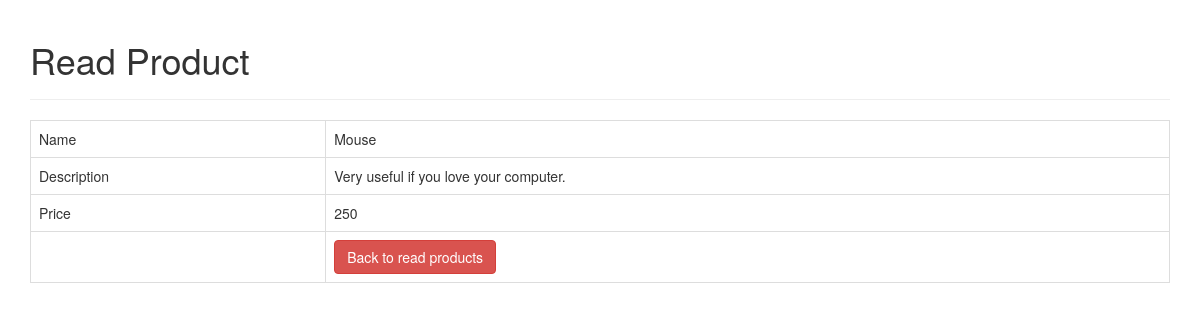
/read_one.php?id=6, run on the app's committed database.
### tables this page shows
CREATE TABLE IF NOT EXISTS `products` (
  `id` int(11) NOT NULL AUTO_INCREMENT,
  `name` varchar(128) NOT NULL,
  `description` text NOT NULL,
  `price` double NOT NULL,
  `created` datetime NOT NULL,
  `modified` timestamp NOT NULL DEFAULT CURRENT_TIMESTAMP ON UPDATE CURRENT_TIMESTAMP,
  PRIMARY KEY (`id`)
);

### read_one.php (the view, shortened to what this page needs)
<!DOCTYPE HTML>
<html>
<head>
    <link rel="stylesheet" href="https://maxcdn.bootstrapcdn.com/bootstrap/3.3.7/css/bootstrap.min.css" />
</head>
<body>
    <div class="container">
        <div class="page-header">
            <h1>Read Product</h1>
        </div>
        <?php
        $id=isset($_GET['id']) ? $_GET['id'] : die('ERROR: Record ID not found.');
        include 'config/database.php';
        try {
            $query = "SELECT id, name, description, price FROM products WHERE id = ? LIMIT 0,1";
            $stmt = $con->prepare( $query );
            $stmt->bindParam(1, $id);
            $stmt->execute();
            $row = $stmt->fetch(PDO::FETCH_ASSOC);
            $name = $row['name'];
            $description = $row['description'];
            $price = $row['price'];
        }
        catch(PDOException $exception){
            die('ERROR: ' . $exception->getMessage());
        }
        ?>
        <table class='table table-hover table-responsive table-bordered'>
            <tr>
                <td>Name</td>
                <td><?php echo htmlspecialchars($name, ENT_QUOTES);  ?></td>
            </tr>
            <tr>
                <td>Description</td>
                <td><?php echo htmlspecialchars($description, ENT_QUOTES);  ?></td>
            </tr>
            <tr>
                <td>Price</td>
                <td><?php echo htmlspecialchars($price, ENT_QUOTES);  ?></td>
            </tr>
            <tr>
                <td></td>
                <td>
                    <a href='index.php' class='btn btn-danger'>Back to read products</a>
                </td>
            </tr>
        </table>
    </div>
</body>
</html>

### data on the page
products: name "Mouse", description "Very useful if you love your computer.", price "250"
